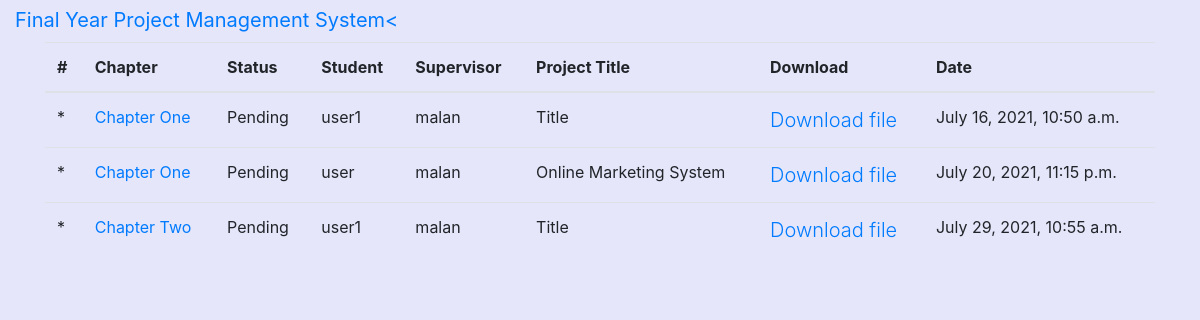
Before: /lecturer/ (signed in) with the older database file.
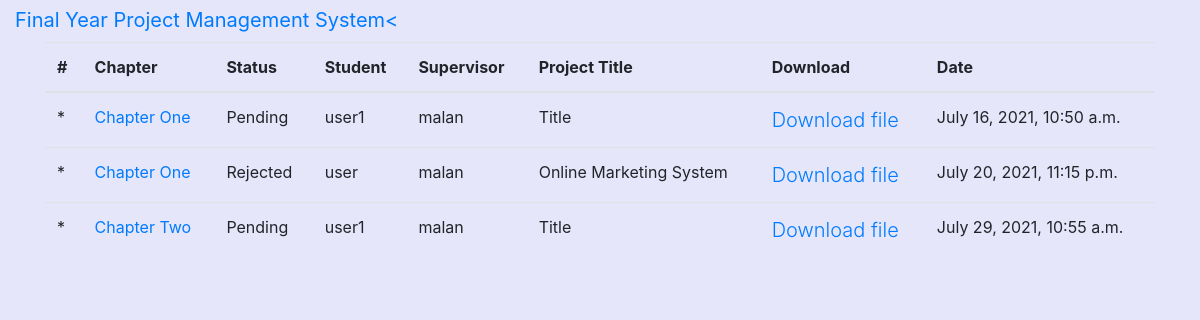
After: the same page with the newer database file.
### main/models.py (models this page shows, shortened)
class Report(models.Model):
	title = models.CharField(max_length=100, null=True)
	file = models.FileField(upload_to="files", null=True)
	date_posted = models.DateTimeField(auto_now_add=True)
	student = models.ForeignKey(User, on_delete=models.CASCADE)
	supervisor = models.ForeignKey(Supervisor, on_delete=models.CASCADE)
	status = models.CharField(max_length=50, choices=status, default="Pending")
	supervisor_remarks = models.TextField(default="--", blank=True, null=True)

class Supervisor(models.Model):
	user = models.OneToOneField(User, on_delete=models.CASCADE)
	def __str__(self):
		return f'{self.user}'

class Profile(models.Model):
	user = models.OneToOneField(User, on_delete=models.CASCADE)
	image = models.ImageField(upload_to='profile', default='default.jpg')
	project_title = models.CharField(max_length=200, null=True, default="--")
	project_details = models.TextField(blank=True, null=True, default="--")

### main/decorators.py (the view)
        def wrapper_func(request, *args, **kwargs):
            group = None
            if request.user.groups.exists():
                group = request.user.groups.all()[0].name
            if group in allowed:
                return view_func(request, *args, **kwargs)
            else:
                return HttpResponse("You are not authorized to this page")

### main/views.py (called while the page is built)
@login_required
@allowed_users(allowed=["Supervisor"])
def lecturer(request):
	reports = Report.objects.filter(supervisor=request.user.supervisor).all()
	processed_reports = ProcessReport.objects.filter(supervisor=request.user.supervisor).all()
	context = {"reports":reports, "processed_reports":processed_reports}
	return render(request, 'main/lecturer.html', context)

### main/templates/main/lecturer.html
{% extends 'main/lecturer_base.html' %}
{% block body %}
  		<table class="table">
		  <thead>
		    <tr>
		      <th scope="col">#</th>
		      <th scope="col">Chapter</th>
		      <th scope="col">Status</th>
		      <th scope="col">Student</th>
		      <th scope="col">Supervisor</th>
		      <th scope="col">Project Title</th>
		      <th scope="col">Download</th>
		      <th scope="col">Date</th>
		    </tr>
		  </thead>
		  <tbody>
	{% for report in reports %}
		    <tr>
		    	<td>*</td>
		      <td><a href="{% url 'detail_report' report.id %}">{{report.title}}</a></td>
		      <td>{{report.status}}</td>
					<td>{{report.student}}</td>
		      <td>{{report.supervisor}}</td>
		      <td>{{report.student.profile.project_title}}</td>
					<td><a href="{{report.file.url}}" class="lead">Download file</a></td>
					<td>{{report.date_posted}}</td>
		    </tr>
	{% endfor %}
		  </tbody>
		</table>
{% endblock %}

Changed rows visible on the page:
changed Report "user": status "Pending" → "Rejected"
